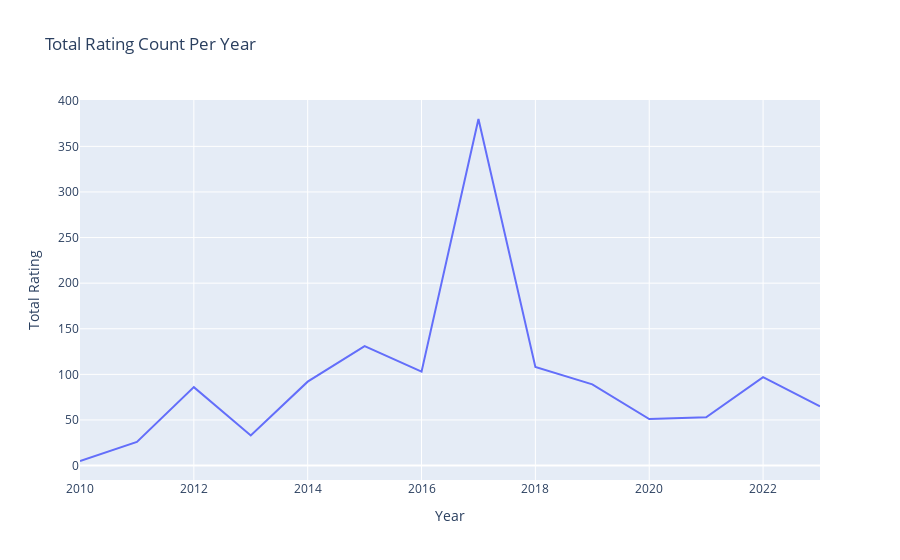

Here is the notebook cell this chart was saved with:
### Code cell
annual_rating = df_clean.groupby(['Year'])['Rating'].sum().reset_index()

fig = px.line(
    annual_rating,
    x='Year',
    y='Rating',
    labels={'Year': 'Year', 'Rating': 'Total Rating'},
    title='Total Rating Count Per Year'
)

fig.show()

### Figure 1 — Plotly figure (JSON) as saved in the notebook; plotly's stock layout.template omitted (floating-point values rounded to 4 significant figures)
{"data": [{"hovertemplate": "Year=%{x}<br>Total Rating=%{y}<extra></extra>", "legendgroup": "", "line": {"color": "#636efa", "dash": "solid"}, "marker": {"symbol": "circle"}, "mode": "lines", "name": "", "orientation": "v", "showlegend": false, "type": "scatter", "x": [2010, 2011, 2012, 2013, 2014, 2015, 2016, 2017, 2018, 2019, 2020, 2021, 2022, 2023], "xaxis": "x", "y": [5, 26, 86, 33, 92, 131, 103, 380, 108, 89, 51, 53, 97, 65], "yaxis": "y"}], "layout": {"legend": {"tracegroupgap": 0}, "title": {"text": "Total Rating Count Per Year"}, "xaxis": {"anchor": "y", "domain": [0, 1], "title": {"text": "Year"}}, "yaxis": {"anchor": "x", "domain": [0, 1], "title": {"text": "Total Rating"}}}}
